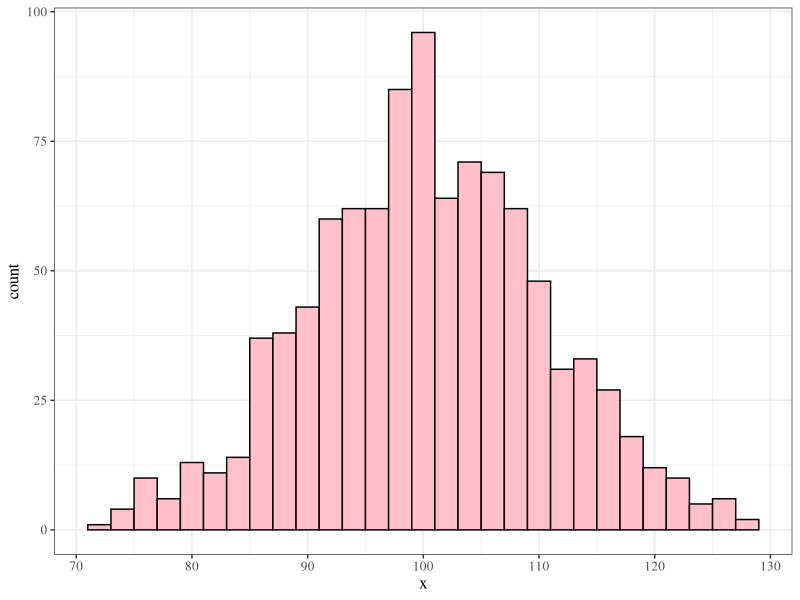

This chart was generated by the following R code:
## ---- chunk 1
set.seed(31)
x <- rnorm(1000, 100, 10)
DF <- data.frame(x = x)
library(ggplot2)
ggplot(data = DF, aes(x = x)) +
  geom_histogram(binwidth = 2, fill = "pink", color = "black") +
  theme_bw() + theme(text=element_text(family="Times", size=12))
## ---- chunk 2
summary(DF$x)
## ---- chunk 3

